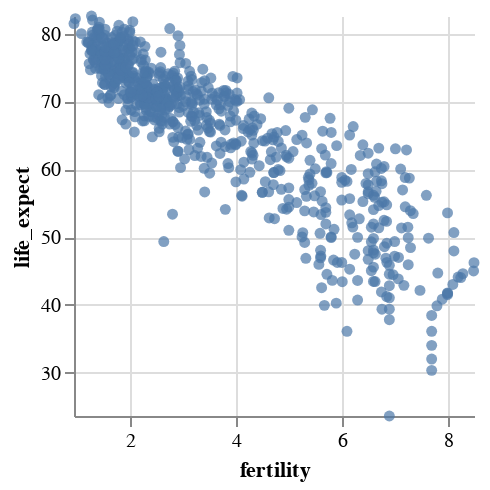

The cell this chart's notebook holds for it:
### Code cell
alx.filter_brush()+alx.scatterplot(df,x='fertility',y='life_expect')

### Figure 1 — Vega-Lite specification as saved in the notebook (floating-point values rounded to 4 significant figures; data arrays with more than 128 entries replaced by an {"elided": "..."} marker saying what was removed)
{"config": {"view": {"continuousWidth": 400, "continuousHeight": 300}}, "data": {"name": "data-89be1acdd14c7effd56f4dd0fabf92c3"}, "mark": {"type": "circle", "cursor": "crosshair"}, "encoding": {"x": {"axis": {}, "field": "fertility", "scale": {"domain": [0.94, 8.5]}, "type": "quantitative"}, "y": {"axis": {}, "field": "life_expect", "scale": {"domain": [23.6, 82.6]}, "type": "quantitative"}}, "height": 200, "params": [{"name": "ALX_SELECTION_drag_FILTER", "select": {"type": "interval", "encodings": ["x", "y"]}}], "transform": [{"filter": {"param": "ALX_SELECTION_drag_FILTER"}}], "view": {"cursor": "crosshair", "stroke": null}, "width": 200, "$schema": "https://vega.github.io/schema/vega-lite/v5.2.0.json", "datasets": {"data-89be1acdd14c7effd56f4dd0fabf92c3": {"elided": "693 records"}}}
